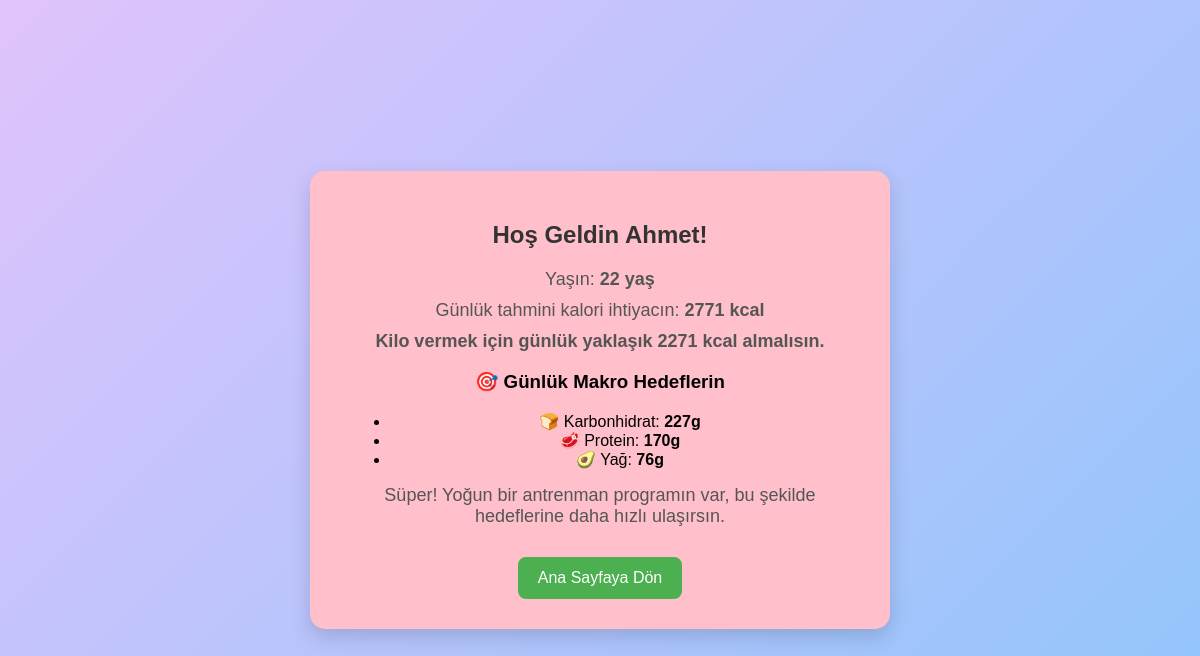
Screenshot of /pages/hesapla.php with the database file from the repository.
### tables this page shows
CREATE TABLE `user` (
  `u_id` int(11) NOT NULL,
  `u_adi` varchar(50) NOT NULL,
  `u_soyadi` varchar(50) NOT NULL,
  `u_tc` varchar(11) DEFAULT NULL,
  `u_telefon` varchar(20) DEFAULT NULL,
  `u_mail` varchar(50) NOT NULL,
  `u_dogumtarih` date NOT NULL,
  `u_kilo` int(3) DEFAULT NULL,
  `u_boy` int(3) DEFAULT NULL,
  `u_antrenman_suresi` int(3) DEFAULT NULL,
  `u_cinsiyet` enum('erkek','kadın') DEFAULT NULL,
  `u_aktivite` enum('hareketsiz','hafif','orta','çok') DEFAULT NULL,
  `u_hedef` enum('kilo_vermek','kilo_korumak','kilo_almak') DEFAULT NULL,
  `u_sifre` varchar(50) NOT NULL,
  `gunluk_kalori` int(11) DEFAULT 0,
  `profil_resmi` varchar(255) DEFAULT NULL,
  `gunluk_protein` float DEFAULT 0,
  `gunluk_yag` float DEFAULT 0,
  `gunluk_karbonhidrat` float DEFAULT 0
);

### pages/hesapla.php (the view, shortened to what this page needs)
<?php
require_once('../includes/connection.php');
$sql = "SELECT * FROM user ORDER BY u_id DESC LIMIT 1";
$stmt = $connection->prepare($sql);
$stmt->execute();
$user = $stmt->fetch(PDO::FETCH_ASSOC);
$kilo = $user['u_kilo'];
$boy = $user['u_boy'];
$antrenman_suresi = $user['u_antrenman_suresi'];
$cinsiyet = $user['u_cinsiyet'];
$aktivite = $user['u_aktivite'];
$hedef = $user['u_hedef'];
$dogumtarih = $user['u_dogumtarih'];
$dogum = new DateTime($dogumtarih);
$bugun = new DateTime();
$yas = $bugun->diff($dogum)->y;
if ($cinsiyet == 'erkek') {
    $bmr = 10 * $kilo + 6.25 * $boy - 5 * $yas + 5;
} else {
    $bmr = 10 * $kilo + 6.25 * $boy - 5 * $yas - 161;
}
switch ($aktivite) {
    case 'orta':       $aktivite_katsayisi = 1.55; break;
}
$gunluk_kalori = round($bmr * $aktivite_katsayisi);
if ($hedef == 'kilo_vermek') {
    $hedef_kalori = $gunluk_kalori - 500;
    $hedef_mesaj = "Kilo vermek için günlük yaklaşık $hedef_kalori kcal almalısın.";
} elseif ($hedef == 'kilo_almak') {
    $hedef_kalori = $gunluk_kalori + 300;
    $hedef_mesaj = "Kilo almak için günlük yaklaşık $hedef_kalori kcal almalısın.";
} else {
    $hedef_kalori = $gunluk_kalori;
    $hedef_mesaj = "Kilonu korumak için günlük yaklaşık $hedef_kalori kcal almalısın.";
}
$gunluk_karbonhidrat = round($hedef_kalori * 0.4 / 4);
$gunluk_protein = round($hedef_kalori * 0.3 / 4);
$gunluk_yag = round($hedef_kalori * 0.3 / 9);
if ($antrenman_suresi < 30) {
    $antrenman_mesaj = "Antrenman süren az. Günlük en az 30 dakika egzersiz öneriyoruz.";
} elseif ($antrenman_suresi <= 60) {
    $antrenman_mesaj = "Antrenman süren iyi. Düzenli devam edersen hedeflerine rahat ulaşırsın.";
} else {
    $antrenman_mesaj = "Süper! Yoğun bir antrenman programın var, bu şekilde hedeflerine daha hızlı ulaşırsın.";
}
?>
<!DOCTYPE html>
<html lang="tr">
<head>
    <link rel="stylesheet" href="/proje/assets/css/hesapla.css?v=<?= time(); ?>">
</head>
<body>
<div class="container">
    <h2>Hoş Geldin <?php echo htmlspecialchars($user['u_adi']); ?>!</h2>
    <p>Yaşın: <strong><?php echo $yas; ?> yaş</strong></p>
    <p>Günlük tahmini kalori ihtiyacın: <strong><?php echo $gunluk_kalori; ?> kcal</strong></p>
    <p><strong><?php echo $hedef_mesaj; ?></strong></p>
    <h3>🎯 Günlük Makro Hedeflerin</h3>
    <ul>
        <li>🍞 Karbonhidrat: <strong><?php echo $gunluk_karbonhidrat; ?>g</strong></li>
        <li>🥩 Protein: <strong><?php echo $gunluk_protein; ?>g</strong></li>
        <li>🥑 Yağ: <strong><?php echo $gunluk_yag; ?>g</strong></li>
    </ul>
    <p><?php echo $antrenman_mesaj; ?></p>
    <a href="/proje/index.php" class="button">Ana Sayfaya Dön</a>
</div>
</body>
</html>

### assets/css/hesapla.css (style rules this page uses)
body { margin: 0; padding: 0; background: linear-gradient(135deg, #e0c3fc 0%, #8ec5fc 100%); font-family: 'Poppins', sans-serif; height: 100vh; display: flex; justify-content: center; align-items: center; }
.container { background: pink; padding: 30px 40px; border-radius: 15px; box-shadow: 0 8px 20px rgba(0,0,0,0.15); width: 90%; max-width: 500px; text-align: center; }
h2 { margin-bottom: 20px; color: #333; }
p { margin: 10px 0; font-size: 18px; color: #555; }
.button { display: inline-block; margin-top: 20px; padding: 12px 20px; background-color: #4CAF50; color: white; border-radius: 8px; text-decoration: none; font-size: 16px; }

### rows the page displays
user: u_adi "Ahmet", gunluk_kalori "2771", hedef_mesaj "Kilo vermek için günlük yaklaşık 2271 kcal almalısın.", gunluk_karbonhidrat "227", gunluk_protein "170", gunluk_yag "76", u_antrenman_suresi "Süper! Yoğun bir antrenman programın var, bu şekilde hedeflerine daha hızlı ulaşırsın."
